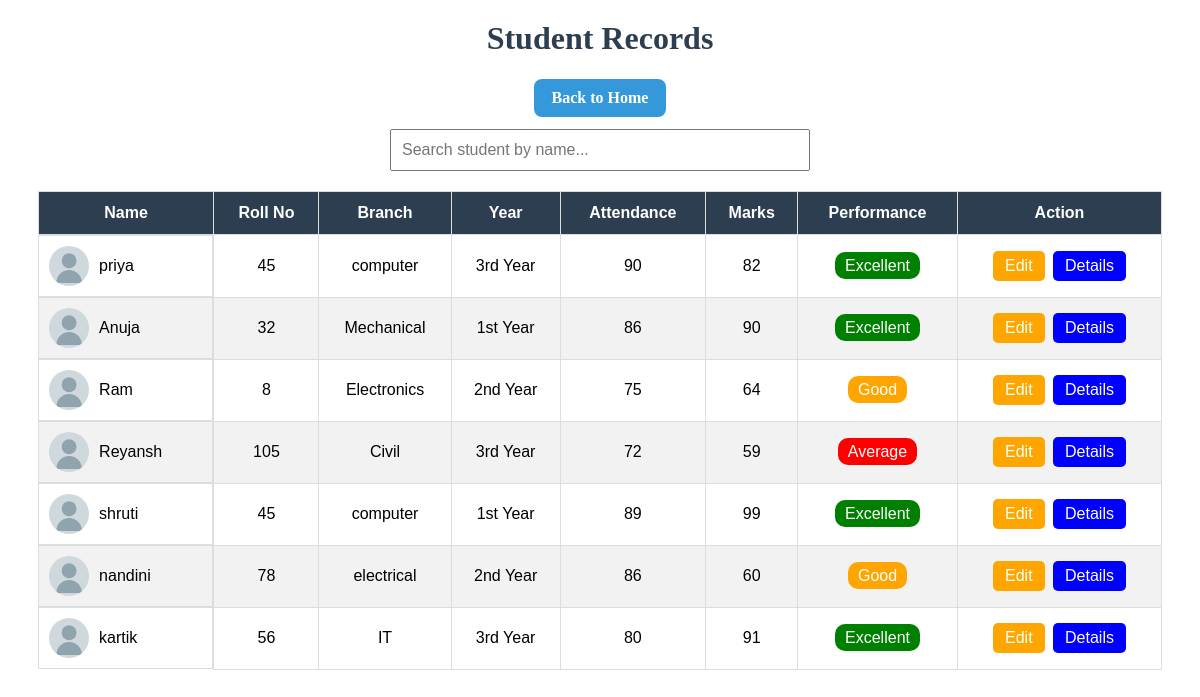
Before: /records with the older database file.
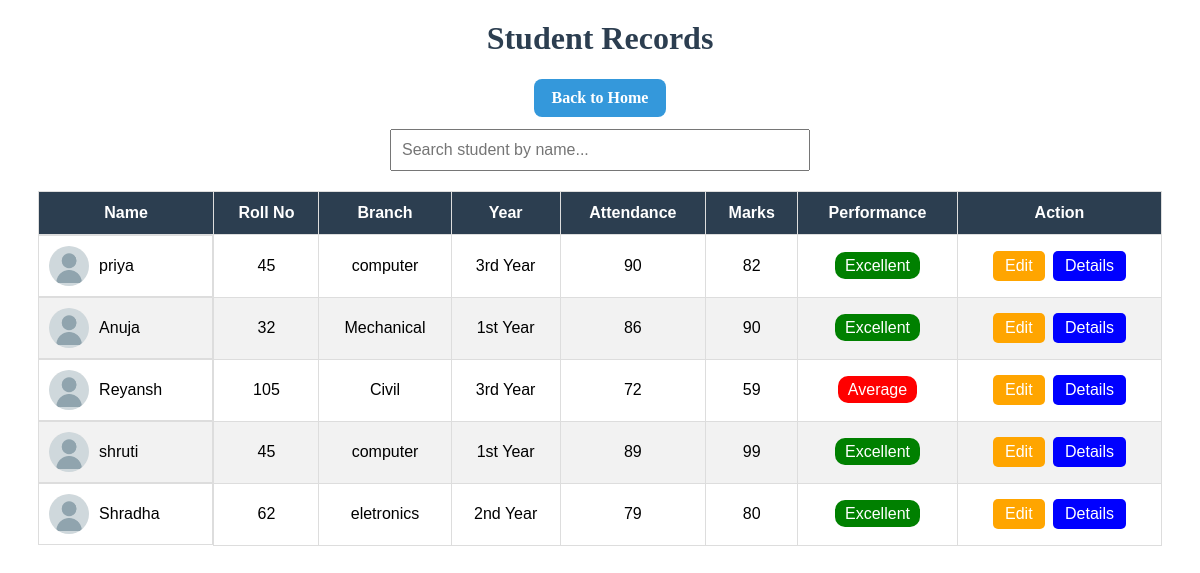
After: the same page with the newer database file.
### tables this page shows
CREATE TABLE students (
                    id INTEGER PRIMARY KEY AUTOINCREMENT,
                    name TEXT NOT NULL,
                    roll_no INTEGER NOT NULL,
                    marks INTEGER NOT NULL,
                    branch TEXT NOT NULL,
                    attendance INTEGER DEFAULT 0
                 , photo TEXT DEFAULT 'default.png', year TEXT DEFAULT '1st Year');

### project_flask.py (the view)
@app.route('/records')
def records():
    conn = get_db()
    students = conn.execute("""
        SELECT id, name, roll_no, branch, attendance, marks, year, photo
        FROM students
    """).fetchall()
    conn.close()
    return render_template('records.html', students=students)

### database.py (called while the page is built)
def get_db():
    conn = sqlite3.connect(DB_PATH)
    conn.row_factory = sqlite3.Row
    return conn

### templates/records.html (shortened to what this page needs)
<h1 style="text-align:center; margin:20px; color:#2c3e50;">
    Student Records
</h1>
<div style="text-align:center; margin-bottom: 10px;">
    <a href="{{ url_for('home') }}" class="action-btn back-btn">Back to Home</a>
</div>
<input
    type="text"
    id="searchInput"
    class="search-box"
    placeholder="Search student by name...">
<div class="table-wrapper">
    <table>
        <thead>
            <tr>
                <th>Name</th>
                <th>Roll No</th>
                <th>Branch</th>
                <th>Year</th>
                <th>Attendance</th>
                <th>Marks</th>
                <th>Performance</th>
                <th>Action</th>
            </tr>
        </thead>
        <tbody id="tableBody">
           {% for student in students %}
            <tr data-name="{{ student[1]|lower }}">
      <td style="display:flex;align-items:center;gap:10px;">
                 {% if student[7] %}
             <img src="{{ url_for('static', filename='uploads/' + student[7]) }}"
                 alt="{{ student[1] }}"
              style="width:40px;height:40px;border-radius:50%;object-fit:cover;">
            {% else %}
          <img src="{{ url_for('static', filename='uploads/default.png') }}"
             alt="Default"
             style="width:40px;height:40px;border-radius:50%;object-fit:cover;">
           {% endif %}
          <span>{{ student[1] }}</span>
       </td>
                <td>{{ student[2] }}</td>
                <td>{{ student[3] }}</td>
                <td>{{ student[6] }}</td>
                <td>{{ student[4] }}</td>
                <td>{{ student[5] }}</td>
                <td>
                    {% if student[5] >= 80 %}
                        <span style="background:green;color:white;padding:5px 10px;border-radius:10px;">
                            Excellent
                        </span>
                    {% elif student[5] >= 60 %}
                        <span style="background:orange;color:white;padding:5px 10px;border-radius:10px;">
                            Good
                        </span>
                    {% else %}
                        <span style="background:red;color:white;padding:5px 10px;border-radius:10px;">
                            Average
                        </span>
                    {% endif %}
                </td>
                <td>
                    <a href="{{ url_for('edit_student', id=student[0]) }}"
                        class="action-btn edit-btn">
                        Edit
                    </a>
                    <a href="{{ url_for('student_detail', id=student[0]) }}"
                       class="action-btn detail-btn">
                       Details
                    </a>
                </td>
            </tr>
        {% endfor %}
        </tbody>
    </table>
</div>

### templates/records.html (style rules this page uses)
.table-wrapper { width: 95%; margin: 20px auto; overflow-x: auto; }
table { width: 100%; min-width: 900px; margin: 0 auto; border-collapse: collapse; font-family: Arial, sans-serif; font-size: 16px; }
th { background:#2c3e50; color:white; padding:12px; border:1px solid #ddd; }
td { padding:10px; text-align:center; border:1px solid #ddd; }
tr:nth-child(even) { background:#f2f2f2; }
.action-btn { padding:6px 12px; margin:2px; text-decoration:none; border-radius:5px; color:white; display:inline-block; }
.edit-btn { background:orange; }
.detail-btn { background:blue; }
.back-btn { background:#3498db; color:white; padding:10px 18px; border-radius:8px; text-decoration:none; font-weight:600; }
.search-box { width: min(100%, 420px); padding:10px; margin:10px auto; display:block; font-size:16px; }

Changed rows visible on the page:
removed students: photo (placeholder picture), name "Ram", roll_no "8", branch "Electronics", year "2nd Year", attendance "75", marks "64", shows "Good"
removed students: photo (placeholder picture), name "nandini", roll_no "78", branch "electrical", year "2nd Year", attendance "86", marks "60", shows "Good"
removed students: photo (placeholder picture), name "kartik", roll_no "56", branch "IT", year "3rd Year", attendance "80", marks "91", shows "Excellent"
added students: photo (placeholder picture), name "Shradha", roll_no "62", branch "eletronics", year "2nd Year", attendance "79", marks "80", shows "Excellent"
